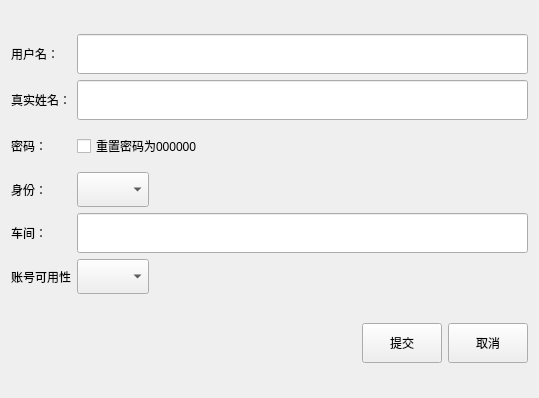
<?xml version="1.0" encoding="UTF-8"?>
<ui version="4.0">
 <class>UserDialog</class>
 <widget class="QWidget" name="UserDialog">
  <property name="geometry">
   <rect>
    <x>0</x>
    <y>0</y>
    <width>539</width>
    <height>398</height>
   </rect>
  </property>
  <property name="windowTitle">
   <string>Form</string>
  </property>
  <layout class="QGridLayout" name="gridLayout_2" rowstretch="6,1">
   <item row="0" column="0">
    <layout class="QGridLayout" name="gridLayout" rowstretch="1,1,1,1,1,1">
     <item row="3" column="0">
      <widget class="QLabel" name="label_4">
       <property name="text">
        <string>身份：</string>
       </property>
      </widget>
     </item>
     <item row="2" column="0">
      <widget class="QLabel" name="label_3">
       <property name="text">
        <string>密码：</string>
       </property>
      </widget>
     </item>
     <item row="1" column="0">
      <widget class="QLabel" name="label_2">
       <property name="text">
        <string>真实姓名：</string>
       </property>
      </widget>
     </item>
     <item row="4" column="0">
      <widget class="QLabel" name="label_5">
       <property name="text">
        <string>车间：</string>
       </property>
      </widget>
     </item>
     <item row="0" column="0">
      <widget class="QLabel" name="label">
       <property name="text">
        <string>用户名：</string>
       </property>
      </widget>
     </item>
     <item row="5" column="0">
      <widget class="QLabel" name="label_6">
       <property name="text">
        <string>账号可用性</string>
       </property>
      </widget>
     </item>
     <item row="1" column="1">
      <widget class="QLineEdit" name="truenameEdit">
       <property name="minimumSize">
        <size>
         <width>0</width>
         <height>40</height>
        </size>
       </property>
      </widget>
     </item>
     <item row="2" column="1">
      <widget class="QCheckBox" name="rePass_check">
       <property name="minimumSize">
        <size>
         <width>0</width>
         <height>40</height>
        </size>
       </property>
       <property name="text">
        <string>重置密码为000000</string>
       </property>
      </widget>
     </item>
     <item row="4" column="1">
      <widget class="QLineEdit" name="workshopEdit">
       <property name="minimumSize">
        <size>
         <width>0</width>
         <height>40</height>
        </size>
       </property>
      </widget>
     </item>
     <item row="3" column="1">
      <layout class="QHBoxLayout" name="horizontalLayout_2">
       <item>
        <widget class="QComboBox" name="comboBox_identity">
         <property name="minimumSize">
          <size>
           <width>0</width>
           <height>35</height>
          </size>
         </property>
        </widget>
       </item>
       <item>
        <spacer name="horizontalSpacer_2">
         <property name="orientation">
          <enum>Qt::Horizontal</enum>
         </property>
         <property name="sizeHint" stdset="0">
          <size>
           <width>40</width>
           <height>20</height>
          </size>
         </property>
        </spacer>
       </item>
      </layout>
     </item>
     <item row="5" column="1">
      <layout class="QHBoxLayout" name="horizontalLayout_3">
       <item>
        <widget class="QComboBox" name="comboBox_isUse">
         <property name="minimumSize">
          <size>
           <width>0</width>
           <height>35</height>
          </size>
         </property>
        </widget>
       </item>
       <item>
        <spacer name="horizontalSpacer_3">
         <property name="orientation">
          <enum>Qt::Horizontal</enum>
         </property>
         <property name="sizeHint" stdset="0">
          <size>
           <width>40</width>
           <height>20</height>
          </size>
         </property>
        </spacer>
       </item>
      </layout>
     </item>
     <item row="0" column="1">
      <widget class="QLineEdit" name="usernameEdit">
       <property name="minimumSize">
        <size>
         <width>0</width>
         <height>40</height>
        </size>
       </property>
      </widget>
     </item>
    </layout>
   </item>
   <item row="1" column="0">
    <layout class="QHBoxLayout" name="horizontalLayout">
     <item>
      <spacer name="horizontalSpacer">
       <property name="orientation">
        <enum>Qt::Horizontal</enum>
       </property>
       <property name="sizeHint" stdset="0">
        <size>
         <width>40</width>
         <height>20</height>
        </size>
       </property>
      </spacer>
     </item>
     <item>
      <widget class="QPushButton" name="button_confirm">
       <property name="minimumSize">
        <size>
         <width>0</width>
         <height>35</height>
        </size>
       </property>
       <property name="maximumSize">
        <size>
         <width>16777215</width>
         <height>40</height>
        </size>
       </property>
       <property name="text">
        <string>提交</string>
       </property>
      </widget>
     </item>
     <item>
      <widget class="QPushButton" name="button_cancel">
       <property name="minimumSize">
        <size>
         <width>0</width>
         <height>35</height>
        </size>
       </property>
       <property name="maximumSize">
        <size>
         <width>16777215</width>
         <height>40</height>
        </size>
       </property>
       <property name="text">
        <string>取消</string>
       </property>
      </widget>
     </item>
    </layout>
   </item>
  </layout>
 </widget>
 <resources/>
 <connections/>
</ui>
